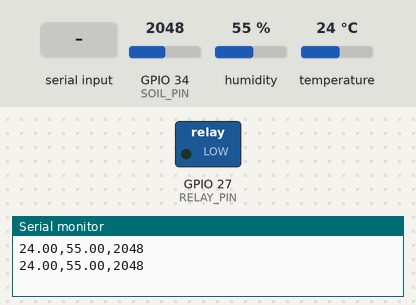
The sketch below on a simulated ESP32. Shown: switched loads named in the sketch (green lamp = pin HIGH), the last lines printed to the serial monitor. The inputs (shaded band) are chosen by the test bench; at power-on: GPIO 34 (SOIL_PIN) = 2048, humidity 55 %, temperature 24 °C.

Above: at 2.8 s.
2.9 s: "ON\n" received over Serial
At 4.7 s:
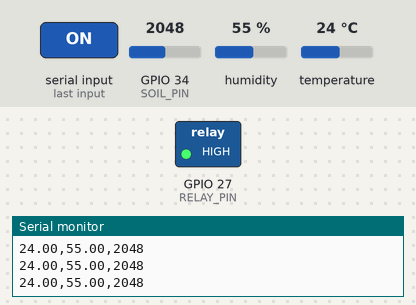
5.6 s: "OFF\n" received over Serial
At 7.1 s:
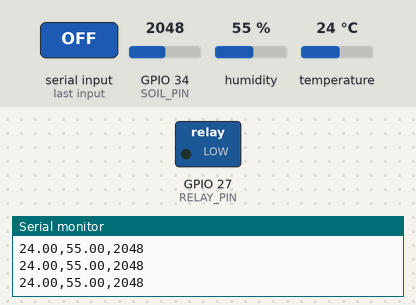
Timing chart, 0 to 8.6 s (numbered marks = the images above; inputs shaded):
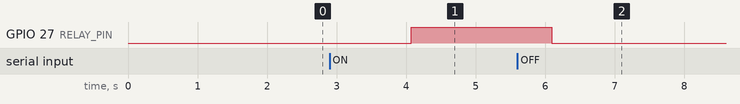

Measured:
- after the input at 2.9 s, GPIO 27 (RELAY_PIN): LOW → HIGH after 1.2 s
- after the input at 5.6 s, GPIO 27 (RELAY_PIN): HIGH → LOW after 0.49 s

The sketch:

Smart_Irig.ino
```cpp
#include <DHT.h>

// Pins
#define DHTPIN 13
#define DHTTYPE DHT11
#define SOIL_PIN 34
#define RELAY_PIN 27   // Connect LED or relay IN pin

DHT dht(DHTPIN, DHTTYPE);

void setup() {
  Serial.begin(9600);
  dht.begin();
  pinMode(RELAY_PIN, OUTPUT);
  digitalWrite(RELAY_PIN, LOW);  // Initially off
}

void loop() {
  float temp = dht.readTemperature();
  float hum = dht.readHumidity();
  int soil = analogRead(SOIL_PIN);

  if (!isnan(temp) && !isnan(hum)) {
    // Send sensor data to Python
    Serial.print(temp);
    Serial.print(",");
    Serial.print(hum);
    Serial.print(",");
    Serial.println(soil);
  }

  // Wait for command from Python
  if (Serial.available() > 0) {
    String command = Serial.readStringUntil('\n');
    command.trim();
    if (command == "ON") {
      digitalWrite(RELAY_PIN, HIGH);
    } else if (command == "OFF") {
      digitalWrite(RELAY_PIN, LOW);
    }
  }

  delay(2000);
}
```
